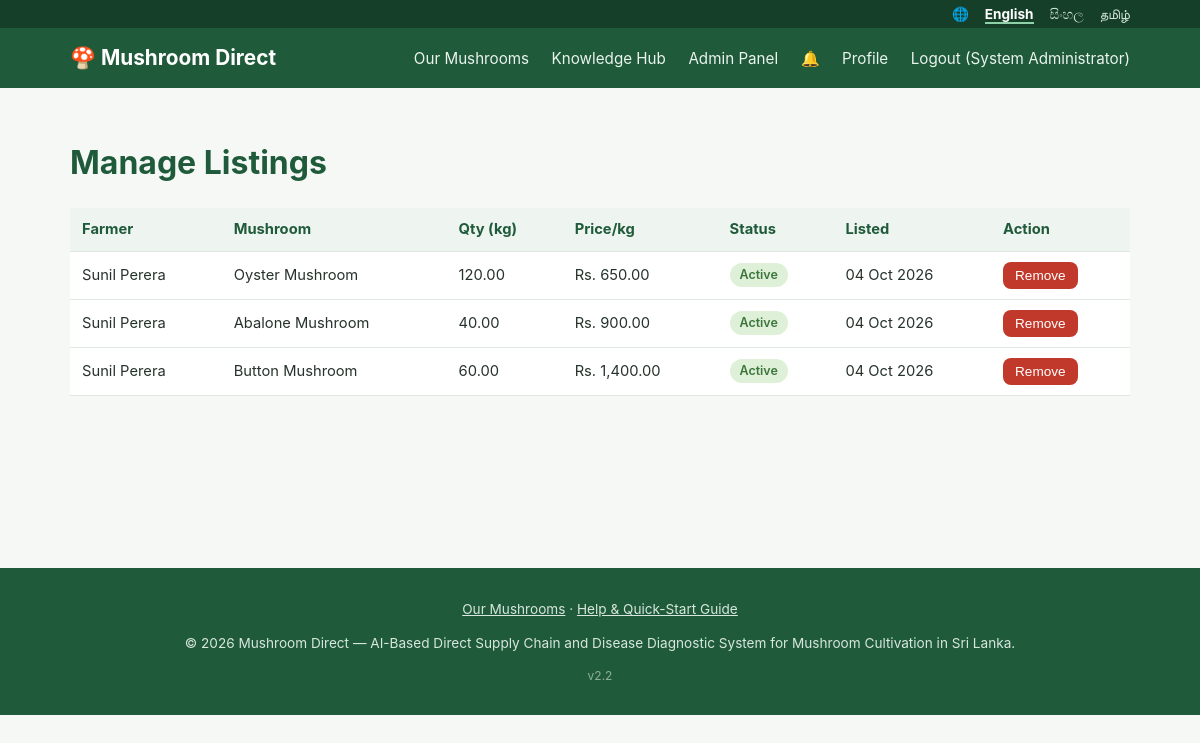
Before: /admin/listings.php (signed in) with the older database file.
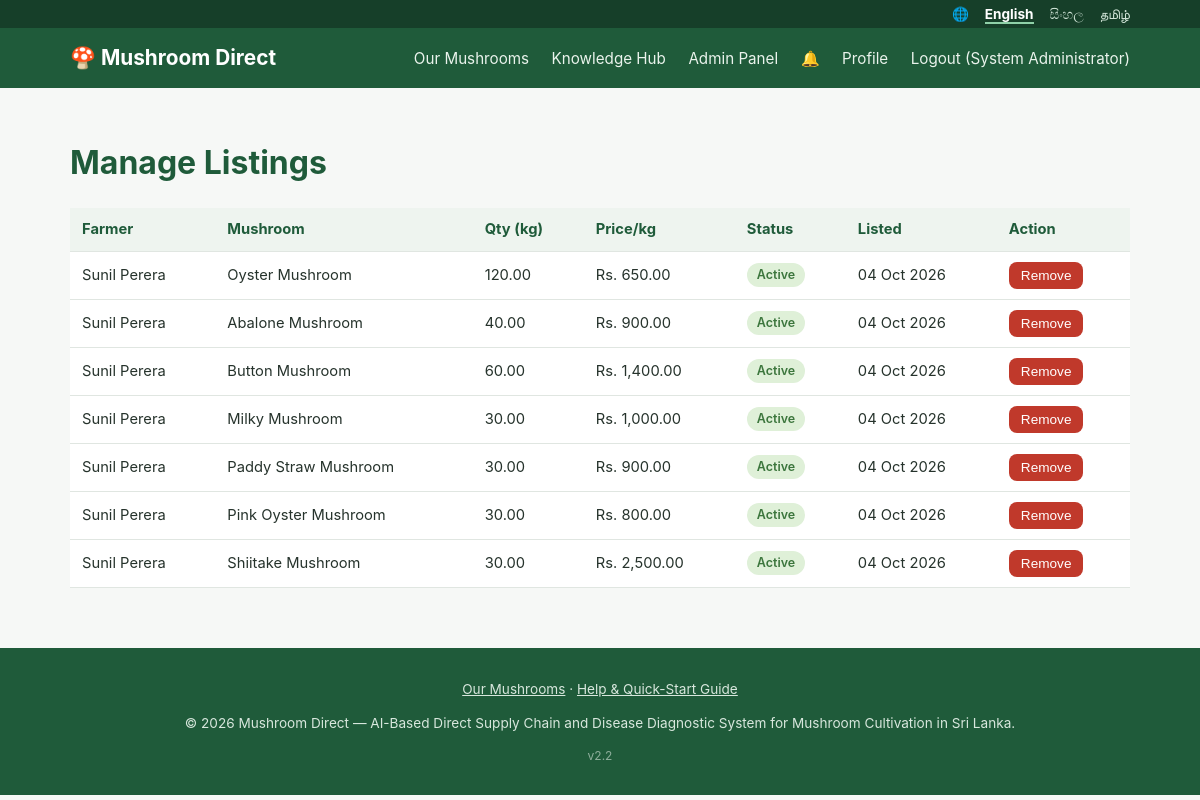
After: the same page with the newer database file.
### tables this page shows
CREATE TABLE listings (
  id INT AUTO_INCREMENT PRIMARY KEY,
  farmer_id INT NOT NULL,
  mushroom_type_id INT NULL,
  mushroom_type VARCHAR(100) NOT NULL,
  description TEXT,
  quantity_kg DECIMAL(10,2) NOT NULL,
  price_per_kg DECIMAL(10,2) NOT NULL,
  harvest_date DATE NULL,
  location VARCHAR(100) NULL COMMENT 'District / town of the farm (FR-MKT.3 filter)',
  image VARCHAR(255),
  status ENUM('active','sold_out','removed') NOT NULL DEFAULT 'active',
  created_at TIMESTAMP DEFAULT CURRENT_TIMESTAMP,
  FOREIGN KEY (farmer_id) REFERENCES users(id) ON DELETE CASCADE,
  FOREIGN KEY (mushroom_type_id) REFERENCES mushroom_types(id) ON DELETE SET NULL
);

CREATE TABLE users (
  id INT AUTO_INCREMENT PRIMARY KEY,
  role ENUM('farmer','buyer','admin','expert') NOT NULL,
  full_name VARCHAR(150) NOT NULL,
  email VARCHAR(150) NOT NULL UNIQUE,
  phone VARCHAR(20),
  password_hash VARCHAR(255) NOT NULL,
  business_name VARCHAR(150) NULL COMMENT 'Farm name (farmer) or Hotel/Restaurant name (buyer)',
  address VARCHAR(255),
  profile_image VARCHAR(255),
  is_verified TINYINT(1) NOT NULL DEFAULT 0,
  otp_code VARCHAR(255) NULL COMMENT 'Hashed one-time verification code (FR-AUTH.2)',
  otp_expires_at DATETIME NULL,
  reset_token VARCHAR(255) NULL COMMENT 'Hashed password-reset token (FR-AUTH.4)',
  reset_expires_at DATETIME NULL,
  status ENUM('active','suspended') NOT NULL DEFAULT 'active',
  created_at TIMESTAMP DEFAULT CURRENT_TIMESTAMP
);

### includes/functions.php (called while the page is built, shortened)
<?php
function e($value) {
    return htmlspecialchars((string) $value, ENT_QUOTES, 'UTF-8');
}
function format_money($amount) {
    return 'Rs. ' . number_format((float) $amount, 2);
}
function format_date($date) {
    return date('d M Y', strtotime($date));
}
function current_lang() {
    static $lang = null;
    if ($lang === null) {
        $lang = $_SESSION['lang'] ?? ($_COOKIE['lang'] ?? 'en');
    }
    return $lang;
}
function set_lang_from_request() {
    $lang = $_GET['lang'] ?? null;
}
function t($key, array $vars = []) {
    static $strings = [];
    $lang = current_lang();
    if (!isset($strings[$lang])) {
        $strings['en'] = $strings['en'] ?? require __DIR__ . '/../lang/en.php';
        $strings[$lang] = $lang === 'en' ? $strings['en'] : require __DIR__ . '/../lang/' . $lang . '.php';
    }
    $text = $strings[$lang][$key] ?? ($strings['en'][$key] ?? $key);
    return $text;
}
function lang_url($code) {
    $query = $_GET;
    $query['lang'] = $code;
    return strtok($_SERVER['REQUEST_URI'] ?? '', '?') . '?' . http_build_query($query);
}

### admin/listings.php (the view, shortened to what the changed rows need)
<?php
require_once __DIR__ . '/../includes/bootstrap.php';
$stmt = $pdo->query(
    "SELECT l.*, u.full_name AS farmer_name FROM listings l JOIN users u ON u.id = l.farmer_id
     WHERE l.status != 'removed' ORDER BY l.created_at DESC"
);
$listings = $stmt->fetchAll();
include __DIR__ . '/../includes/header.php';
?>
<h1>Manage Listings</h1>
<table class="data-table">
  <tr><th>Farmer</th><th>Mushroom</th><th>Qty (kg)</th><th>Price/kg</th><th>Status</th><th>Listed</th><th>Action</th></tr>
  <?php foreach ($listings as $l): ?>
    <tr>
      <td><?= e($l['farmer_name']) ?></td>
      <td><?= e($l['mushroom_type']) ?></td>
      <td><?= e($l['quantity_kg']) ?></td>
      <td><?= format_money($l['price_per_kg']) ?></td>
      <td><span class="badge badge-<?= e($l['status']) ?>"><?= e(ucfirst(str_replace('_',' ',$l['status']))) ?></span></td>
      <td><?= format_date($l['created_at']) ?></td>
      <td>
        <form method="post" style="display:inline">
          <button type="submit" class="btn btn-small btn-danger" onclick="return confirm('Remove this listing for policy violation?')">Remove</button>
        </form>
      </td>
    </tr>
  <?php endforeach; ?>
</table>
<?php include __DIR__ . '/../includes/footer.php'; ?>

### includes/header.php (shortened to what the changed rows need)
<?php
$lang = current_lang();
?>
<!DOCTYPE html>
<html lang="<?= e($lang) ?>">
<head>
<link rel="stylesheet" href="<?= BASE_URL ?>/assets/css/style.css">
</head>
<body class="lang-<?= e($lang) ?>">
<div class="lang-bar">
  <div class="container">
    🌐
    <?php foreach (LANGUAGES as $code => $label): ?>
      <a href="<?= e(lang_url($code)) ?>" class="<?= $code === $lang ? 'active' : '' ?>"><?= e($label) ?></a>
    <?php endforeach; ?>
  </div>
</div>
<main class="container page-main">

Changed rows visible on the page:
added listings: farmer.full_name "Sunil Perera", mushroom_type "Milky Mushroom", quantity_kg "30.00", price_per_kg "Rs. 1,000.00", status "Active", created_at "04 Oct 2026"
added listings: farmer.full_name "Sunil Perera", mushroom_type "Paddy Straw Mushroom", quantity_kg "30.00", price_per_kg "Rs. 900.00", status "Active", created_at "04 Oct 2026"
added listings: farmer.full_name "Sunil Perera", mushroom_type "Pink Oyster Mushroom", quantity_kg "30.00", price_per_kg "Rs. 800.00", status "Active", created_at "04 Oct 2026"
added listings: farmer.full_name "Sunil Perera", mushroom_type "Shiitake Mushroom", quantity_kg "30.00", price_per_kg "Rs. 2,500.00", status "Active", created_at "04 Oct 2026"
